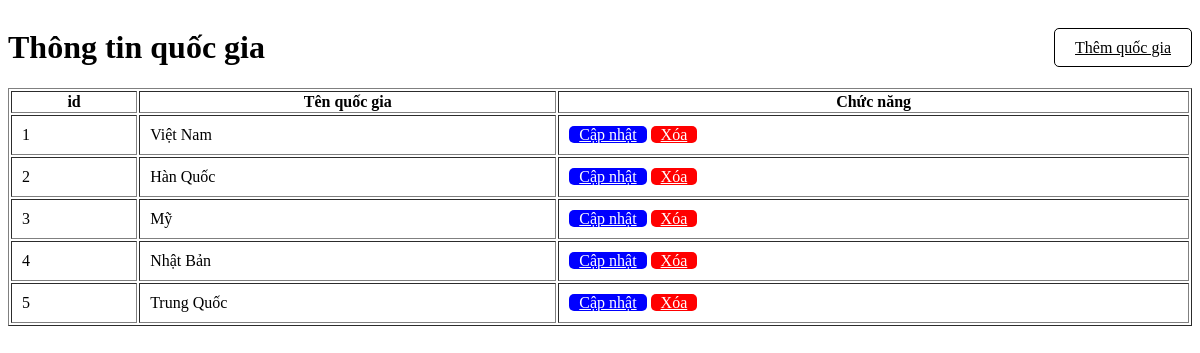
Screenshot of /PHP/quocgia.php with the database file from the repository.
### tables this page shows
CREATE TABLE IF NOT EXISTS quoc_gia(
    id INT PRIMARY KEY AUTO_INCREMENT,
    ten_quoc_gia VARCHAR(50)
);

### PHP/quocgia.php (the view, shortened to what this page needs)
<!DOCTYPE html>
<html lang="en">
<head>
</head>
<body>
    <div class="control">
        <h1>Thông tin quốc gia</h1>
        <div>
            <a class="them" href="index.php?page_layout=themquocgia">Thêm quốc gia</a>
        </div>
    </div>
    <table border=1>
        <tr>
            <th>id</th>
            <th>Tên quốc gia</th>
            <th> Chức năng</th>
        </tr>
        <?php
            $sql = "SELECT *FROM `quoc_gia`";
            $result = mysqli_query($conn, $sql);
            while($row = mysqli_fetch_array($result)){
        ?>
        <tr>
            <td><?php echo $row["id"] ?></td>
            <td><?php echo $row["ten_quoc_gia"] ?></td>
            <td class="chuc-nang">
                <a class="capnhat" href="index.php?page_layout=capnhatquocgia&id=<?php echo $row["id"] ?>">Cập nhật</a>
                <a class="xoa" href="xoaquocgia.php?id=<?php echo $row["id"] ?>">Xóa</a>
            </td>
        </tr>
        <?php }?>
    </table>
</body>
</html>

### PHP/quocgia.php (style rules this page uses)
table { width: 100%; }
.xoa { padding: 0 10px; background-color: red; color: white; border-radius: 5px; }
.capnhat { background-color: blue; padding: 0px 10px; color: white; border-radius: 5px; }
.them { background-color: white; border: 1px solid black; padding: 10px 20px; color: black; border-radius: 5px; }
td { padding: 10px; }
.control { display: flex; align-items: center; justify-content: space-between; }

### rows the page displays
quoc_gia: id "1", ten_quoc_gia "Việt Nam"
quoc_gia: id "2", ten_quoc_gia "Hàn Quốc"
quoc_gia: id "3", ten_quoc_gia "Mỹ"
quoc_gia: id "4", ten_quoc_gia "Nhật Bản"
quoc_gia: id "5", ten_quoc_gia "Trung Quốc"
